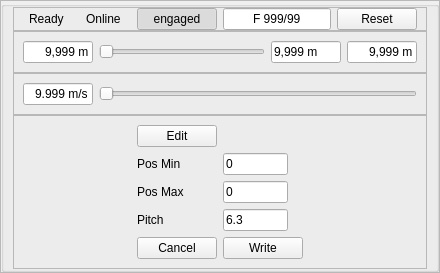
         <widget class="QWidget" name="pageGuider">
          <attribute name="title">
           <string>Guider</string>
          </attribute>
          <layout class="QVBoxLayout" name="layoutPageGuider">
           <property name="spacing">
            <number>0</number>
           </property>
           <property name="leftMargin">
            <number>0</number>
           </property>
           <property name="topMargin">
            <number>0</number>
           </property>
           <property name="rightMargin">
            <number>0</number>
           </property>
           <property name="bottomMargin">
            <number>0</number>
           </property>
           <item>
            <widget class="QFrame" name="frameGuiderPage">
             <property name="sizePolicy">
              <sizepolicy hsizetype="Expanding" vsizetype="Expanding">
               <horstretch>1</horstretch>
               <verstretch>1</verstretch>
              </sizepolicy>
             </property>
             <property name="toolTipDuration">
              <number>-9</number>
             </property>
             <property name="frameShape">
              <enum>QFrame::Shape::StyledPanel</enum>
             </property>
             <property name="frameShadow">
              <enum>QFrame::Shadow::Raised</enum>
             </property>
             <layout class="QVBoxLayout" name="layoutFrameGuiderPage">
              <property name="spacing">
               <number>0</number>
              </property>
              <property name="leftMargin">
               <number>0</number>
              </property>
              <property name="topMargin">
               <number>0</number>
              </property>
              <property name="rightMargin">
               <number>0</number>
              </property>
              <property name="bottomMargin">
               <number>0</number>
              </property>
              <item>
               <widget class="QGroupBox" name="gbGuider">
                <property name="sizePolicy">
                 <sizepolicy hsizetype="Expanding" vsizetype="Expanding">
                  <horstretch>1</horstretch>
                  <verstretch>1</verstretch>
                 </sizepolicy>
                </property>
                <property name="toolTipDuration">
                 <number>-9</number>
                </property>
                <property name="title">
                 <string/>
                </property>
                <layout class="QVBoxLayout" name="verticalLayout">
                 <property name="spacing">
                  <number>0</number>
                 </property>
                 <property name="topMargin">
                  <number>0</number>
                 </property>
                 <property name="bottomMargin">
                  <number>0</number>
                 </property>
                 <item>
                  <widget class="QFrame" name="frameGuiderIndicators">
                   <property name="frameShape">
                    <enum>QFrame::Shape::StyledPanel</enum>
                   </property>
                   <property name="frameShadow">
                    <enum>QFrame::Shadow::Raised</enum>
                   </property>
                   <layout class="QHBoxLayout" name="horizontalLayout_23" stretch="0,0,4,0,0">
                    <property name="spacing">
                     <number>6</number>
                    </property>
                    <property name="topMargin">
                     <number>0</number>
                    </property>
                    <property name="bottomMargin">
                     <number>0</number>
                    </property>
                    <item>
                     <layout class="QHBoxLayout" name="layoutLedReady_3">
                      <property name="spacing">
                       <number>6</number>
                      </property>
                      <property name="leftMargin">
                       <number>0</number>
                      </property>
                      <property name="topMargin">
                       <number>0</number>
                      </property>
                      <property name="rightMargin">
                       <number>0</number>
                      </property>
                      <property name="bottomMargin">
                       <number>0</number>
                      </property>
                      <item>
                       <widget class="QFrame" name="ledGuiderReadyDot"/>
                      </item>
                      <item>
                       <widget class="QLabel" name="lblGuiderReady">
                        <property name="text">
                         <string>Ready</string>
                        </property>
                       </widget>
                      </item>
                      <item>
                       <spacer name="spReady_4">
                        <property name="orientation">
                         <enum>Qt::Orientation::Horizontal</enum>
                        </property>
                        <property name="sizeHint" stdset="0">
                         <size>
                          <width>10</width>
                          <height>10</height>
                         </size>
                        </property>
                       </spacer>
                      </item>
                     </layout>
                    </item>
                    <item>
                     <layout class="QHBoxLayout" name="layoutLedReady_2">
                      <property name="spacing">
                       <number>6</number>
                      </property>
                      <property name="leftMargin">
                       <number>0</number>
                      </property>
                      <property name="topMargin">
                       <number>0</number>
                      </property>
                      <property name="rightMargin">
                       <number>0</number>
                      </property>
                      <property name="bottomMargin">
                       <number>0</number>
                      </property>
                      <item>
                       <widget class="QFrame" name="ledGuiderOnlineDot"/>
                      </item>
                      <item>
                       <widget class="QLabel" name="lblGuiderOnline">
                        <property name="text">
                         <string>Online</string>
                        </property>
                       </widget>
                      </item>
                      <item>
                       <spacer name="spReady_3">
                        <property name="orientation">
                         <enum>Qt::Orientation::Horizontal</enum>
                        </property>
                        <property name="sizeHint" stdset="0">
                         <size>
                          <width>10</width>
                          <height>10</height>
                         </size>
                        </property>
                       </spacer>
                      </item>
                     </layout>
                    </item>
                    <item>
                     <widget class="QPushButton" name="btnGuiderClutch">
                      <property name="text">
                       <string>engaged</string>
                      </property>
                      <property name="checkable">
                       <bool>true</bool>
                      </property>
                      <property name="checked">
                       <bool>true</bool>
                      </property>
                     </widget>
                    </item>
                    <item>
                     <widget class="QLineEdit" name="txtSlaveAmpStatus">
                      <property name="maximumSize">
                       <size>
                        <width>140</width>
                        <height>16777215</height>
                       </size>
                      </property>
                      <property name="text">
                       <string>F 999/99</string>
                      </property>
                      <property name="alignment">
                       <set>Qt::AlignmentFlag::AlignCenter</set>
                      </property>
                     </widget>
                    </item>
                    <item>
                     <widget class="QPushButton" name="btnGuiderReset">
                      <property name="text">
                       <string>Reset</string>
                      </property>
                     </widget>
                    </item>
                   </layout>
                  </widget>
                 </item>
                 <item>
                  <widget class="QFrame" name="frameGuiderRange">
                   <property name="frameShape">
                    <enum>QFrame::Shape::StyledPanel</enum>
                   </property>
                   <property name="frameShadow">
                    <enum>QFrame::Shadow::Raised</enum>
                   </property>
                   <layout class="QHBoxLayout" name="horizontalLayout_9" stretch="0,5,0,0">
                    <item>
                     <widget class="QLineEdit" name="txtGuiderRangeMin">
                      <property name="maximumSize">
                       <size>
                        <width>70</width>
                        <height>16777215</height>
                       </size>
                      </property>
                      <property name="text">
                       <string>9,999 m</string>
                      </property>
                      <property name="alignment">
                       <set>Qt::AlignmentFlag::AlignRight|Qt::AlignmentFlag::AlignTrailing|Qt::AlignmentFlag::AlignVCenter</set>
                      </property>
                     </widget>
                    </item>
                    <item>
                     <widget class="QSlider" name="sldGuiderRange">
                      <property name="orientation">
                       <enum>Qt::Orientation::Horizontal</enum>
                      </property>
                     </widget>
                    </item>
                    <item>
                     <widget class="QLineEdit" name="txtGuiderRangeMax">
                      <property name="maximumSize">
                       <size>
                        <width>70</width>
                        <height>16777215</height>
                       </size>
                      </property>
                      <property name="text">
                       <string>9,999 m</string>
                      </property>
                     </widget>
                    </item>
                    <item>
                     <widget class="QLineEdit" name="txtGuiderRangeValue">
                      <property name="maximumSize">
                       <size>
                        <width>70</width>
                        <height>16777215</height>
                       </size>
                      </property>
                      <property name="text">
                       <string>9,999 m</string>
                      </property>
                      <property name="alignment">
                       <set>Qt::AlignmentFlag::AlignRight|Qt::AlignmentFlag::AlignTrailing|Qt::AlignmentFlag::AlignVCenter</set>
                      </property>
                     </widget>
                    </item>
                   </layout>
                  </widget>
                 </item>
                 <item>
                  <widget class="QFrame" name="frameGuiderSpeed">
                   <property name="frameShape">
                    <enum>QFrame::Shape::StyledPanel</enum>
                   </property>
                   <property name="frameShadow">
                    <enum>QFrame::Shadow::Raised</enum>
                   </property>
                   <layout class="QHBoxLayout" name="horizontalLayout_10">
                    <item>
                     <widget class="QLineEdit" name="txtGuiderSpeed">
                      <property name="maximumSize">
                       <size>
                        <width>70</width>
                        <height>16777215</height>
                       </size>
                      </property>
                      <property name="text">
                       <string>9.999 m/s</string>
                      </property>
                      <property name="alignment">
                       <set>Qt::AlignmentFlag::AlignRight|Qt::AlignmentFlag::AlignTrailing|Qt::AlignmentFlag::AlignVCenter</set>
                      </property>
                      <property name="readOnly">
                       <bool>true</bool>
                      </property>
                     </widget>
                    </item>
                    <item>
                     <widget class="QSlider" name="sldGuiderSpeed">
                      <property name="orientation">
                       <enum>Qt::Orientation::Horizontal</enum>
                      </property>
                     </widget>
                    </item>
                   </layout>
                  </widget>
                 </item>
                 <item>
                  <widget class="QFrame" name="frameGuiderAxes">
                   <property name="frameShape">
                    <enum>QFrame::Shape::StyledPanel</enum>
                   </property>
                   <property name="frameShadow">
                    <enum>QFrame::Shadow::Raised</enum>
                   </property>
                   <layout class="QGridLayout" name="gridLayout_3">
                    <item row="3" column="1">
                     <widget class="QLabel" name="lblPitch_2">
                      <property name="text">
                       <string>Pitch</string>
                      </property>
                     </widget>
                    </item>
                    <item row="0" column="1">
                     <widget class="QPushButton" name="btnGuiderEdit">
                      <property name="text">
                       <string>Edit</string>
                      </property>
                     </widget>
                    </item>
                    <item row="1" column="1">
                     <widget class="QLabel" name="lblGPosMin_2">
                      <property name="text">
                       <string>Pos Min</string>
                      </property>
                     </widget>
                    </item>
                    <item row="2" column="1">
                     <widget class="QLabel" name="lblGPosMax_2">
                      <property name="text">
                       <string>Pos Max</string>
                      </property>
                     </widget>
                    </item>
                    <item row="1" column="2">
                     <widget class="QLineEdit" name="txtGPosMax_2">
                      <property name="maximumSize">
                       <size>
                        <width>65</width>
                        <height>16777215</height>
                       </size>
                      </property>
                      <property name="text">
                       <string>0</string>
                      </property>
                     </widget>
                    </item>
                    <item row="3" column="2">
                     <widget class="QLineEdit" name="txtPitch_2">
                      <property name="maximumSize">
                       <size>
                        <width>65</width>
                        <height>16777215</height>
                       </size>
                      </property>
                      <property name="text">
                       <string>6.3</string>
                      </property>
                     </widget>
                    </item>
                    <item row="8" column="2">
                     <widget class="QPushButton" name="btnGuiderWrite">
                      <property name="text">
                       <string>Write</string>
                      </property>
                     </widget>
                    </item>
                    <item row="2" column="2">
                     <widget class="QLineEdit" name="txtGPosMin_2">
                      <property name="maximumSize">
                       <size>
                        <width>65</width>
                        <height>16777215</height>
                       </size>
                      </property>
                      <property name="text">
                       <string>0</string>
                      </property>
                     </widget>
                    </item>
                    <item row="0" column="3">
                     <spacer name="horizontalSpacer_29">
                      <property name="orientation">
                       <enum>Qt::Orientation::Horizontal</enum>
                      </property>
                      <property name="sizeHint" stdset="0">
                       <size>
                        <width>40</width>
                        <height>20</height>
                       </size>
                      </property>
                     </spacer>
                    </item>
                    <item row="8" column="1">
                     <widget class="QPushButton" name="btnGuiderCancel">
                      <property name="text">
                       <string>Cancel</string>
                      </property>
                     </widget>
                    </item>
                    <item row="1" column="0">
                     <spacer name="horizontalSpacer_30">
                      <property name="orientation">
                       <enum>Qt::Orientation::Horizontal</enum>
                      </property>
                      <property name="sizeHint" stdset="0">
                       <size>
                        <width>40</width>
                        <height>20</height>
                       </size>
                      </property>
                     </spacer>
                    </item>
                   </layout>
                  </widget>
                 </item>
                </layout>
               </widget>
              </item>
             </layout>
            </widget>
           </item>
          </layout>
         </widget>
